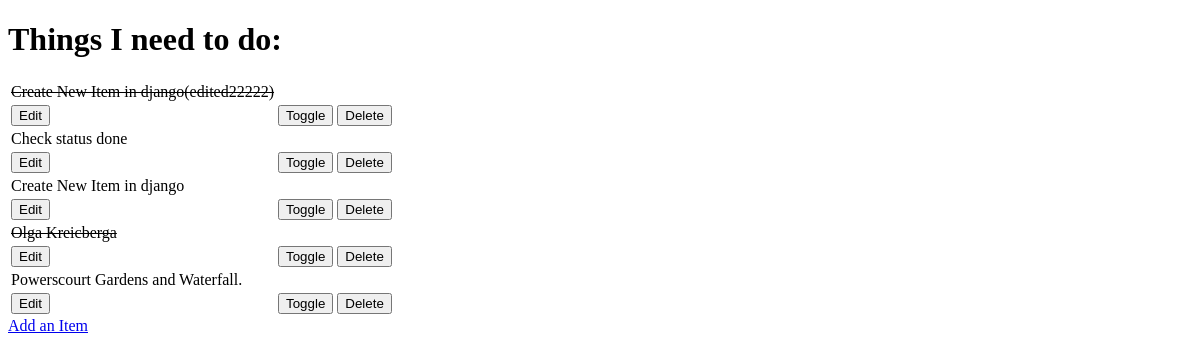
Before: / with the older database file.
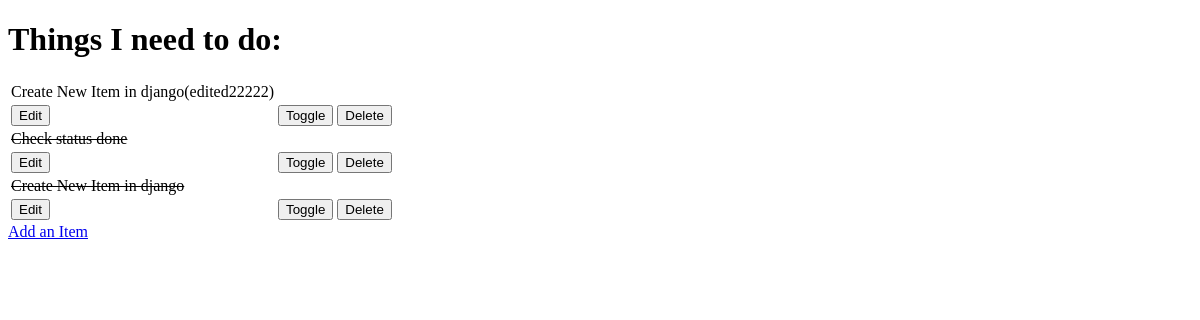
After: the same page with the newer database file.
### todo/models.py (models this page shows, shortened)
class Item (models.Model):
    name = models.CharField(max_length=50, null=False, blank=False)
    done = models.BooleanField(null=False, blank=False, default=False)

### todo/views.py (the view)
# urls.py: path('', views.get_todo_list, name="get_todo_list"),
def get_todo_list(request):
    items = Item.objects.all()
    context = {
        'items': items
    }
    return render(request, 'todo/todo_list.html', context)

### todo/templates/todo/todo_list.html (shortened to what this page needs)
<!DOCTYPE html>
<html lang="en">
<head>
</head>
<body>
    <h1>Things I need to do: </h1>
    <table>
        {% for item in items%}
        <tr>
            {% if item.done %}
                <td><strike>{{item.name}}</strike></td>
            {% else %}
                <td>{{item.name}}</td>
            {% endif %}
         </tr>
         <td>
         <a href="/edit/{{ item.id }}">
            <button>Edit</button>
         </a>
         </td>
         <td>
         <a href="/toggle/{{ item.id }}">
            <button>Toggle</button>
         </a>
         </td>
          <td>
         <a href="/delete/{{ item.id }}">
            <button>Delete</button>
         </a>
         </td>
        {% empty%}
        <tr><td>There is no items to do</td></tr>
        {% endfor %}
    </table>
    <a href="/add">Add an Item</a>
</body>
</html>

Changed rows visible on the page:
removed Item: name "Olga Kreicberga"
removed Item: name "Powerscourt Gardens and Waterfall."
changed Item "Create New Item in django(edited22222)": done True → False (drawn)
changed Item "Check status done": done False → True (drawn)
changed Item "Create New Item in django": done False → True (drawn)
